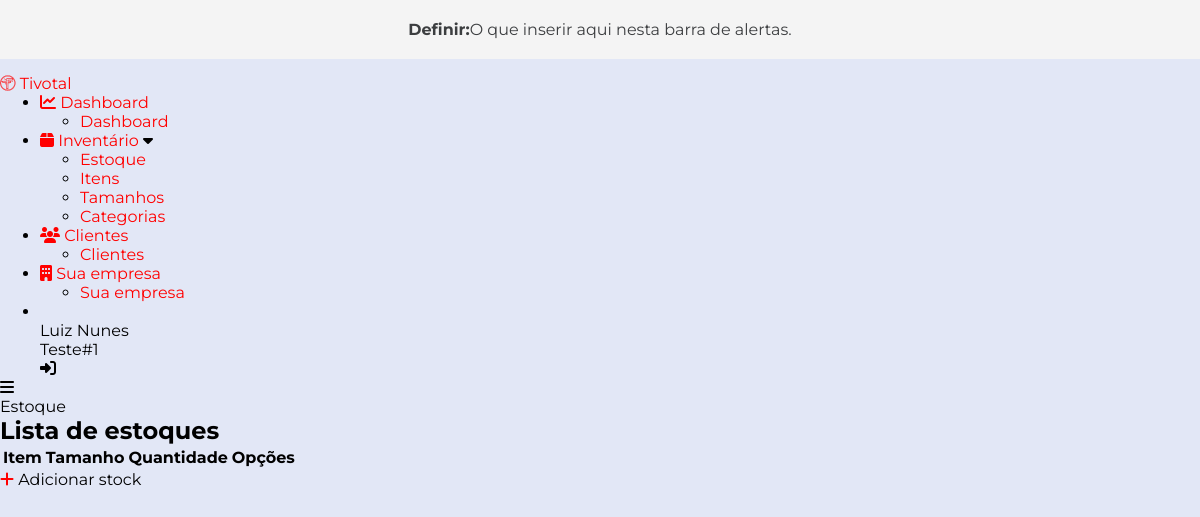
/items/list_stock/ (signed in), run on an earlier commit of the app's database.
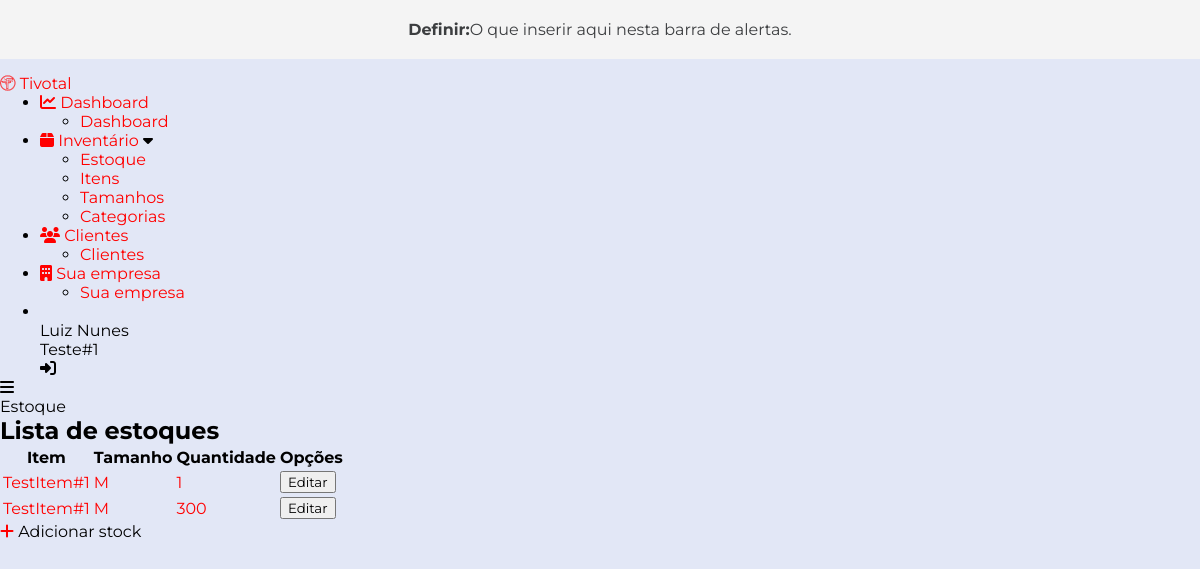
And on a later commit of the database.
### items/models.py (models this page shows, shortened)
class Stock(models.Model):
    item = models.ForeignKey(Item, on_delete=models.CASCADE)
    size = models.ForeignKey(Size, on_delete=models.CASCADE)
    category = models.ForeignKey(Category, on_delete=models.CASCADE)
    user = models.ForeignKey(User, on_delete=models.SET_NULL, null=True, blank=True)
    quantity = models.PositiveIntegerField(null=True, blank=True)
    price = models.DecimalField(max_digits=10, decimal_places=2, null=True, blank=True, validators=[MinValueValidator(Decimal('0.01'))])
    max_discount = models.DecimalField(max_digits=10, decimal_places=2, null=True, blank=True, validators=[MinValueValidator(Decimal('0.01')), MaxValueValidator(Decimal('100'))])

class Item(models.Model):
    UNITS = (
        ('Unidade', 'Unidade'),
        ('Metros', 'Metros'),
        ('Quilos', 'Quilos'),
        ('Litros', 'Litros'),
        ('NA', 'NA'),
    )
    name = models.CharField(max_length=255)
    unity = models.CharField(max_length=10, choices=UNITS, default='NA')
    description = models.TextField(null=True, blank=True)
    user = models.ForeignKey(User, on_delete=models.SET_NULL, null=True, blank=True)

class Size(models.Model):
    size = models.CharField(max_length=50)
    user = models.ForeignKey(User, on_delete=models.SET_NULL, null=True, blank=True)
    def __str__(self):
        return self.size

### items/views.py (the view)
# urls.py: path('list_stock/', views.list_stock, name='list_stock'),
@login_required
def list_stock(request):
    stocks = Stock.objects.filter(user=request.user)
    return render(request, 'list_stock.html', {'stocks': stocks})

### accounts/models.py (called while the page is built)
    def get_split_name(self): # Return the firstname of the user
        split_name = self.full_name.split(' ')
        return split_name

    @property
    def is_active(self):
        return self.active

### companies/models.py (called while the page is built)
    def __str__(self):
        return self.company_name

### items/templates/list_stock.html (shortened to what this page needs)
{% extends 'base.html' %}
{% block main %}
    <div class="card text-white bg-info mb-3" style="max-width: 18rem;">
        <div class="card-header">Estoque</div>
    </div>
    <div class="container">
        <div class="container-list" id="one">
            <h2>Lista de estoques</h2>
            <table class="table table-striped">
                <thead>
                    <tr>
                        <th>Item</th>
                        <th>Tamanho</th>
                        <th>Quantidade</th>
                        <th>Opções</th>
                    </tr>
                </thead>
                <tbody>
                    {% for stock in stocks %}
                        <tr>
                            <td>
                                <a href="{% url 'detail_item' stock.item.id %}">{{ stock.item.name }}</a>
                            </td>
                            <td>
                                <a href="{% url 'edit_size' stock.id %}">{{ stock.size }}</a>
                            </td>
                            <td>
                                <a href="{% url 'edit_stock' stock.id %}">{{ stock.quantity }}</a>
                            </td>
                            <td>
                                <a href="{% url 'edit_stock' stock.id %}">
                                    <button class="btn btn-primary" id="btn-bg-blue-1">Editar</button>
                                </a>
                            </td>
                        </tr>
                    {% endfor %}
                </tbody>
            </table>
            <div class="add-new-stock-btn">
                <a href="{% url 'create_stock' %}" class="new-stock-icon">
                    <i class="fa-solid fa-plus"></i>
                </a>
                <span class="tooltip">Adicionar stock</span>
            </div>
        </div>
    </div>
{% endblock %}

What changed in the data, as far as the page shows it:
added Stock: item.name "TestItem#1", size "M", quantity "1"
added Stock: item.name "TestItem#1", size "M", quantity "300"
